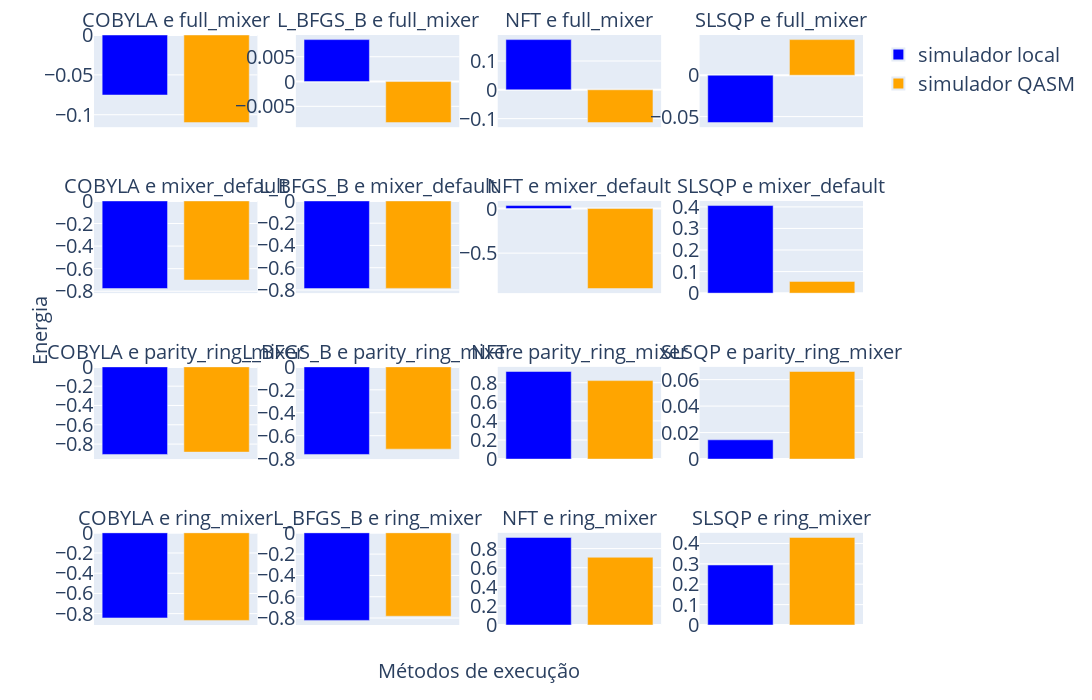

The notebook cell this image was saved under:
### Code cell
copia_resultados_qaoa_4 = resultados_qaoa_4.copy()

combinacoes = [f"{otimizador} e {mixer}" for otimizador, mixer in copia_resultados_qaoa_4.index.unique()]
cores = {'valor_otimo_encontrado': 'blue', 'valor_otimo_encontrado_simulador': 'orange', 'valor_otimo_encontrado_computador_quantico':'cyan'}
nomes = {'valor_otimo_encontrado': 'simulador local', 'valor_otimo_encontrado_simulador': 'simulador QASM', 'valor_otimo_encontrado_computador_quantico':'IBM Brisbane'}
cols_appeared = []

fig = make_subplots(rows=4, cols=4, subplot_titles=combinacoes, 
                    x_title='Métodos de execução', y_title='Energia', 
                    shared_xaxes=False, shared_yaxes=False)

for i, (otimizador, mixer) in enumerate(copia_resultados_qaoa_4.index.unique()):

    df_subset = copia_resultados_qaoa_4.loc[
        (copia_resultados_qaoa_4.index.get_level_values(0) == otimizador) &
        (copia_resultados_qaoa_4.index.get_level_values(1) == mixer)
    ]

    valores = df_subset[['valor_otimo_encontrado', 'valor_otimo_encontrado_simulador']]

    for idx, col in enumerate(valores.columns):
        nome_fig = f'{otimizador}-{mixer}-{col}'
        legenda_bool = False

        if not col in cols_appeared:
            nome_fig = f'{nomes[col]}'
            legenda_bool = True
        
        fig.add_trace(
            go.Bar(x=[col], 
                    y=[valores[col].values[0]],
                    name=nome_fig,
                    marker_color=cores[col],
                    showlegend=legenda_bool),
            row=(i // 4) + 1,
            col=(i % 4) + 1
        )
        cols_appeared.append(col)

        fig.update_xaxes(showticklabels=False, title_text='', row=(i // 4) + 1, col=(i % 4) + 1)

fig.update_layout(
                  showlegend=True,
                  xaxis_title='',
                  yaxis_title='',
                  width = 2200,
                  height = 700,
                  font = dict(size=20),
                  legend_itemsizing="constant",
                  margin = dict(l=35, r=35, t=35, b=75),
                  )

fig.update_annotations(font_size=20)

nome_figura = f"figuras_dados/qaoa_4_comparacao_metodos.png"
fig.write_image(nome_figura, width=2200, height=700)

fig.show()

### Figure 1 — Plotly figure (JSON) as saved in the notebook; plotly's stock layout.template omitted (floating-point values rounded to 4 significant figures)
{"data": [{"marker": {"color": "blue"}, "name": "simulador local", "showlegend": true, "type": "bar", "x": ["valor_otimo_encontrado"], "xaxis": "x", "y": [-0.0753], "yaxis": "y"}, {"marker": {"color": "orange"}, "name": "simulador QASM", "showlegend": true, "type": "bar", "x": ["valor_otimo_encontrado_simulador"], "xaxis": "x", "y": [-0.1099], "yaxis": "y"}, {"marker": {"color": "blue"}, "name": "L_BFGS_B-full_mixer-valor_otimo_encontrado", "showlegend": false, "type": "bar", "x": ["valor_otimo_encontrado"], "xaxis": "x2", "y": [0.00845], "yaxis": "y2"}, {"marker": {"color": "orange"}, "name": "L_BFGS_B-full_mixer-valor_otimo_encontrado_simulador", "showlegend": false, "type": "bar", "x": ["valor_otimo_encontrado_simulador"], "xaxis": "x2", "y": [-0.008272], "yaxis": "y2"}, {"marker": {"color": "blue"}, "name": "NFT-full_mixer-valor_otimo_encontrado", "showlegend": false, "type": "bar", "x": ["valor_otimo_encontrado"], "xaxis": "x3", "y": [0.1741], "yaxis": "y3"}, {"marker": {"color": "orange"}, "name": "NFT-full_mixer-valor_otimo_encontrado_simulador", "showlegend": false, "type": "bar", "x": ["valor_otimo_encontrado_simulador"], "xaxis": "x3", "y": [-0.1136], "yaxis": "y3"}, {"marker": {"color": "blue"}, "name": "SLSQP-full_mixer-valor_otimo_encontrado", "showlegend": false, "type": "bar", "x": ["valor_otimo_encontrado"], "xaxis": "x4", "y": [-0.05725], "yaxis": "y4"}, {"marker": {"color": "orange"}, "name": "SLSQP-full_mixer-valor_otimo_encontrado_simulador", "showlegend": false, "type": "bar", "x": ["valor_otimo_encontrado_simulador"], "xaxis": "x4", "y": [0.04305], "yaxis": "y4"}, {"marker": {"color": "blue"}, "name": "COBYLA-mixer_default-valor_otimo_encontrado", "showlegend": false, "type": "bar", "x": ["valor_otimo_encontrado"], "xaxis": "x5", "y": [-0.776], "yaxis": "y5"}, {"marker": {"color": "orange"}, "name": "COBYLA-mixer_default-valor_otimo_encontrado_simulador", "showlegend": false, "type": "bar", "x": ["valor_otimo_encontrado_simulador"], "xaxis": "x5", "y": [-0.7012], "yaxis": "y5"}, {"marker": {"color": "blue"}, "name": "L_BFGS_B-mixer_default-valor_otimo_encontrado", "showlegend": false, "type": "bar", "x": ["valor_otimo_encontrado"], "xaxis": "x6", "y": [-0.7872], "yaxis": "y6"}, {"marker": {"color": "orange"}, "name": "L_BFGS_B-mixer_default-valor_otimo_encontrado_simulador", "showlegend": false, "type": "bar", "x": ["valor_otimo_encontrado_simulador"], "xaxis": "x6", "y": [-0.7859], "yaxis": "y6"}, {"marker": {"color": "blue"}, "name": "NFT-mixer_default-valor_otimo_encontrado", "showlegend": false, "type": "bar", "x": ["valor_otimo_encontrado"], "xaxis": "x7", "y": [0.03334], "yaxis": "y7"}, {"marker": {"color": "orange"}, "name": "NFT-mixer_default-valor_otimo_encontrado_simulador", "showlegend": false, "type": "bar", "x": ["valor_otimo_encontrado_simulador"], "xaxis": "x7", "y": [-0.8966], "yaxis": "y7"}, {"marker": {"color": "blue"}, "name": "SLSQP-mixer_default-valor_otimo_encontrado", "showlegend": false, "type": "bar", "x": ["valor_otimo_encontrado"], "xaxis": "x8", "y": [0.4062], "yaxis": "y8"}, {"marker": {"color": "orange"}, "name": "SLSQP-mixer_default-valor_otimo_encontrado_simulador", "showlegend": false, "type": "bar", "x": ["valor_otimo_encontrado_simulador"], "xaxis": "x8", "y": [0.05447], "yaxis": "y8"}, {"marker": {"color": "blue"}, "name": "COBYLA-parity_ring_mixer-valor_otimo_encontrado", "showlegend": false, "type": "bar", "x": ["valor_otimo_encontrado"], "xaxis": "x9", "y": [-0.9075], "yaxis": "y9"}, {"marker": {"color": "orange"}, "name": "COBYLA-parity_ring_mixer-valor_otimo_encontrado_simulador", "showlegend": false, "type": "bar", "x": ["valor_otimo_encontrado_simulador"], "xaxis": "x9", "y": [-0.8831], "yaxis": "y9"}, {"marker": {"color": "blue"}, "name": "L_BFGS_B-parity_ring_mixer-valor_otimo_encontrado", "showlegend": false, "type": "bar", "x": ["valor_otimo_encontrado"], "xaxis": "x10", "y": [-0.7638], "yaxis": "y10"}, {"marker": {"color": "orange"}, "name": "L_BFGS_B-parity_ring_mixer-valor_otimo_encontrado_simulador", "showlegend": false, "type": "bar", "x": ["valor_otimo_encontrado_simulador"], "xaxis": "x10", "y": [-0.7173], "yaxis": "y10"}, {"marker": {"color": "blue"}, "name": "NFT-parity_ring_mixer-valor_otimo_encontrado", "showlegend": false, "type": "bar", "x": ["valor_otimo_encontrado"], "xaxis": "x11", "y": [0.9177], "yaxis": "y11"}, {"marker": {"color": "orange"}, "name": "NFT-parity_ring_mixer-valor_otimo_encontrado_simulador", "showlegend": false, "type": "bar", "x": ["valor_otimo_encontrado_simulador"], "xaxis": "x11", "y": [0.822], "yaxis": "y11"}, {"marker": {"color": "blue"}, "name": "SLSQP-parity_ring_mixer-valor_otimo_encontrado", "showlegend": false, "type": "bar", "x": ["valor_otimo_encontrado"], "xaxis": "x12", "y": [0.01453], "yaxis": "y12"}, {"marker": {"color": "orange"}, "name": "SLSQP-parity_ring_mixer-valor_otimo_encontrado_simulador", "showlegend": false, "type": "bar", "x": ["valor_otimo_encontrado_simulador"], "xaxis": "x12", "y": [0.06613], "yaxis": "y12"}, {"marker": {"color": "blue"}, "name": "COBYLA-ring_mixer-valor_otimo_encontrado", "showlegend": false, "type": "bar", "x": ["valor_otimo_encontrado"], "xaxis": "x13", "y": [-0.8426], "yaxis": "y13"}, {"marker": {"color": "orange"}, "name": "COBYLA-ring_mixer-valor_otimo_encontrado_simulador", "showlegend": false, "type": "bar", "x": ["valor_otimo_encontrado_simulador"], "xaxis": "x13", "y": [-0.867], "yaxis": "y13"}, {"marker": {"color": "blue"}, "name": "L_BFGS_B-ring_mixer-valor_otimo_encontrado", "showlegend": false, "type": "bar", "x": ["valor_otimo_encontrado"], "xaxis": "x14", "y": [-0.822], "yaxis": "y14"}, {"marker": {"color": "orange"}, "name": "L_BFGS_B-ring_mixer-valor_otimo_encontrado_simulador", "showlegend": false, "type": "bar", "x": ["valor_otimo_encontrado_simulador"], "xaxis": "x14", "y": [-0.7829], "yaxis": "y14"}, {"marker": {"color": "blue"}, "name": "NFT-ring_mixer-valor_otimo_encontrado", "showlegend": false, "type": "bar", "x": ["valor_otimo_encontrado"], "xaxis": "x15", "y": [0.9169], "yaxis": "y15"}, {"marker": {"color": "orange"}, "name": "NFT-ring_mixer-valor_otimo_encontrado_simulador", "showlegend": false, "type": "bar", "x": ["valor_otimo_encontrado_simulador"], "xaxis": "x15", "y": [0.7091], "yaxis": "y15"}, {"marker": {"color": "blue"}, "name": "SLSQP-ring_mixer-valor_otimo_encontrado", "showlegend": false, "type": "bar", "x": ["valor_otimo_encontrado"], "xaxis": "x16", "y": [0.2943], "yaxis": "y16"}, {"marker": {"color": "orange"}, "name": "SLSQP-ring_mixer-valor_otimo_encontrado_simulador", "showlegend": false, "type": "bar", "x": ["valor_otimo_encontrado_simulador"], "xaxis": "x16", "y": [0.4297], "yaxis": "y16"}], "layout": {"annotations": [{"font": {"size": 20}, "showarrow": false, "text": "COBYLA e full_mixer", "x": 0.1062, "xanchor": "center", "xref": "paper", "y": 1, "yanchor": "bottom", "yref": "paper"}, {"font": {"size": 20}, "showarrow": false, "text": "L_BFGS_B e full_mixer", "x": 0.3688, "xanchor": "center", "xref": "paper", "y": 1, "yanchor": "bottom", "yref": "paper"}, {"font": {"size": 20}, "showarrow": false, "text": "NFT e full_mixer", "x": 0.6313, "xanchor": "center", "xref": "paper", "y": 1, "yanchor": "bottom", "yref": "paper"}, {"font": {"size": 20}, "showarrow": false, "text": "SLSQP e full_mixer", "x": 0.8938, "xanchor": "center", "xref": "paper", "y": 1, "yanchor": "bottom", "yref": "paper"}, {"font": {"size": 20}, "showarrow": false, "text": "COBYLA e mixer_default", "x": 0.1062, "xanchor": "center", "xref": "paper", "y": 0.7188, "yanchor": "bottom", "yref": "paper"}, {"font": {"size": 20}, "showarrow": false, "text": "L_BFGS_B e mixer_default", "x": 0.3688, "xanchor": "center", "xref": "paper", "y": 0.7188, "yanchor": "bottom", "yref": "paper"}, {"font": {"size": 20}, "showarrow": false, "text": "NFT e mixer_default", "x": 0.6313, "xanchor": "center", "xref": "paper", "y": 0.7188, "yanchor": "bottom", "yref": "paper"}, {"font": {"size": 20}, "showarrow": false, "text": "SLSQP e mixer_default", "x": 0.8938, "xanchor": "center", "xref": "paper", "y": 0.7188, "yanchor": "bottom", "yref": "paper"}, {"font": {"size": 20}, "showarrow": false, "text": "COBYLA e parity_ring_mixer", "x": 0.1062, "xanchor": "center", "xref": "paper", "y": 0.4375, "yanchor": "bottom", "yref": "paper"}, {"font": {"size": 20}, "showarrow": false, "text": "L_BFGS_B e parity_ring_mixer", "x": 0.3688, "xanchor": "center", "xref": "paper", "y": 0.4375, "yanchor": "bottom", "yref": "paper"}, {"font": {"size": 20}, "showarrow": false, "text": "NFT e parity_ring_mixer", "x": 0.6313, "xanchor": "center", "xref": "paper", "y": 0.4375, "yanchor": "bottom", "yref": "paper"}, {"font": {"size": 20}, "showarrow": false, "text": "SLSQP e parity_ring_mixer", "x": 0.8938, "xanchor": "center", "xref": "paper", "y": 0.4375, "yanchor": "bottom", "yref": "paper"}, {"font": {"size": 20}, "showarrow": false, "text": "COBYLA e ring_mixer", "x": 0.1062, "xanchor": "center", "xref": "paper", "y": 0.1562, "yanchor": "bottom", "yref": "paper"}, {"font": {"size": 20}, "showarrow": false, "text": "L_BFGS_B e ring_mixer", "x": 0.3688, "xanchor": "center", "xref": "paper", "y": 0.1562, "yanchor": "bottom", "yref": "paper"}, {"font": {"size": 20}, "showarrow": false, "text": "NFT e ring_mixer", "x": 0.6313, "xanchor": "center", "xref": "paper", "y": 0.1562, "yanchor": "bottom", "yref": "paper"}, {"font": {"size": 20}, "showarrow": false, "text": "SLSQP e ring_mixer", "x": 0.8938, "xanchor": "center", "xref": "paper", "y": 0.1562, "yanchor": "bottom", "yref": "paper"}, {"font": {"size": 20}, "showarrow": false, "text": "Métodos de execução", "x": 0.5, "xanchor": "center", "xref": "paper", "y": 0, "yanchor": "top", "yref": "paper", "yshift": -30}, {"font": {"size": 20}, "showarrow": false, "text": "Energia", "textangle": -90, "x": 0, "xanchor": "right", "xref": "paper", "xshift": -40, "y": 0.5, "yanchor": "middle", "yref": "paper"}], "font": {"size": 20}, "height": 700, "legend": {"itemsizing": "constant"}, "margin": {"b": 75, "l": 35, "r": 35, "t": 35}, "showlegend": true, "width": 2200, "xaxis": {"anchor": "y", "domain": [0, 0.2125], "showticklabels": false, "title": {"text": ""}}, "xaxis10": {"anchor": "y10", "domain": [0.2625, 0.475], "showticklabels": false, "title": {"text": ""}}, "xaxis11": {"anchor": "y11", "domain": [0.525, 0.7375], "showticklabels": false, "title": {"text": ""}}, "xaxis12": {"anchor": "y12", "domain": [0.7875, 1], "showticklabels": false, "title": {"text": ""}}, "xaxis13": {"anchor": "y13", "domain": [0, 0.2125], "showticklabels": false, "title": {"text": ""}}, "xaxis14": {"anchor": "y14", "domain": [0.2625, 0.475], "showticklabels": false, "title": {"text": ""}}, "xaxis15": {"anchor": "y15", "domain": [0.525, 0.7375], "showticklabels": false, "title": {"text": ""}}, "xaxis16": {"anchor": "y16", "domain": [0.7875, 1], "showticklabels": false, "title": {"text": ""}}, "xaxis2": {"anchor": "y2", "domain": [0.2625, 0.475], "showticklabels": false, "title": {"text": ""}}, "xaxis3": {"anchor": "y3", "domain": [0.525, 0.7375], "showticklabels": false, "title": {"text": ""}}, "xaxis4": {"anchor": "y4", "domain": [0.7875, 1], "showticklabels": false, "title": {"text": ""}}, "xaxis5": {"anchor": "y5", "domain": [0, 0.2125], "showticklabels": false, "title": {"text": ""}}, "xaxis6": {"anchor": "y6", "domain": [0.2625, 0.475], "showticklabels": false, "title": {"text": ""}}, "xaxis7": {"anchor": "y7", "domain": [0.525, 0.7375], "showticklabels": false, "title": {"text": ""}}, "xaxis8": {"anchor": "y8", "domain": [0.7875, 1], "showticklabels": false, "title": {"text": ""}}, "xaxis9": {"anchor": "y9", "domain": [0, 0.2125], "showticklabels": false, "title": {"text": ""}}, "yaxis": {"anchor": "x", "domain": [0.8438, 1], "title": {"text": ""}}, "yaxis10": {"anchor": "x10", "domain": [0.2812, 0.4375]}, "yaxis11": {"anchor": "x11", "domain": [0.2812, 0.4375]}, "yaxis12": {"anchor": "x12", "domain": [0.2812, 0.4375]}, "yaxis13": {"anchor": "x13", "domain": [0, 0.1562]}, "yaxis14": {"anchor": "x14", "domain": [0, 0.1562]}, "yaxis15": {"anchor": "x15", "domain": [0, 0.1562]}, "yaxis16": {"anchor": "x16", "domain": [0, 0.1562]}, "yaxis2": {"anchor": "x2", "domain": [0.8438, 1]}, "yaxis3": {"anchor": "x3", "domain": [0.8438, 1]}, "yaxis4": {"anchor": "x4", "domain": [0.8438, 1]}, "yaxis5": {"anchor": "x5", "domain": [0.5625, 0.7188]}, "yaxis6": {"anchor": "x6", "domain": [0.5625, 0.7188]}, "yaxis7": {"anchor": "x7", "domain": [0.5625, 0.7188]}, "yaxis8": {"anchor": "x8", "domain": [0.5625, 0.7188]}, "yaxis9": {"anchor": "x9", "domain": [0.2812, 0.4375]}}}
